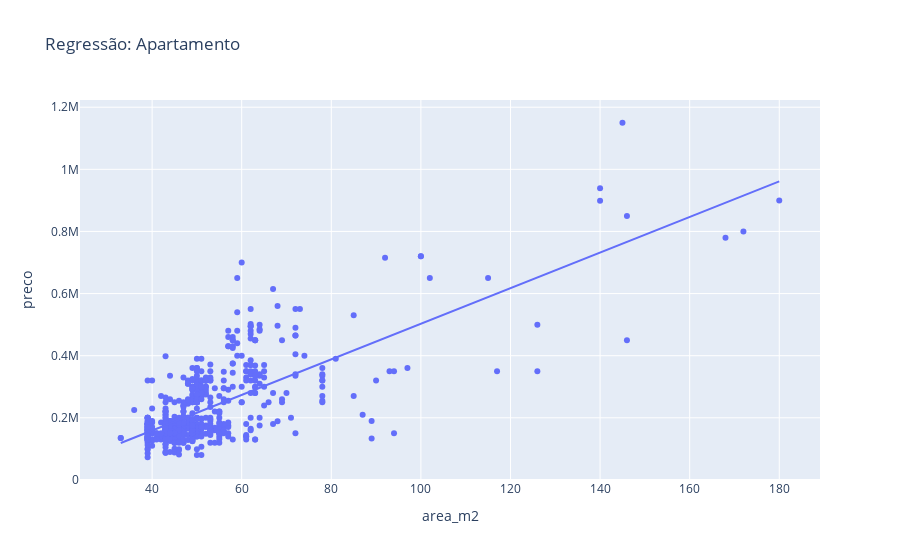
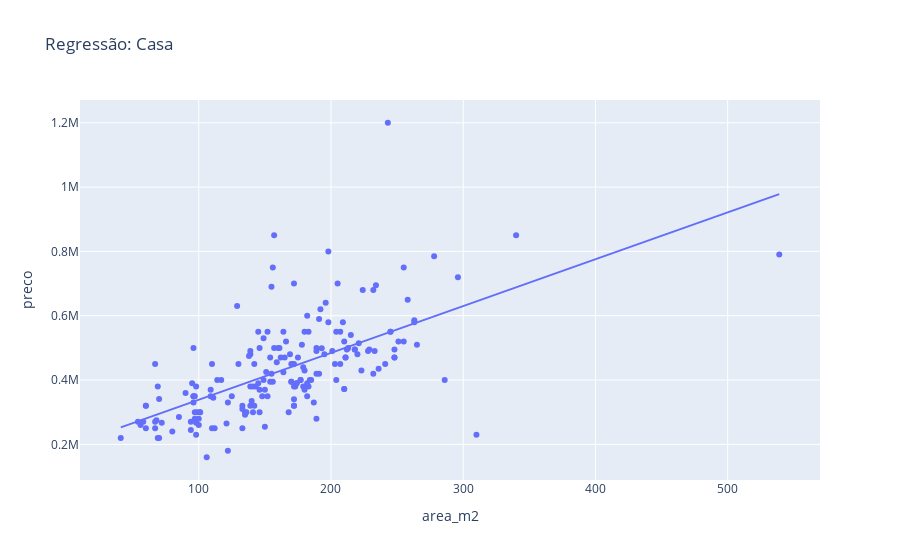
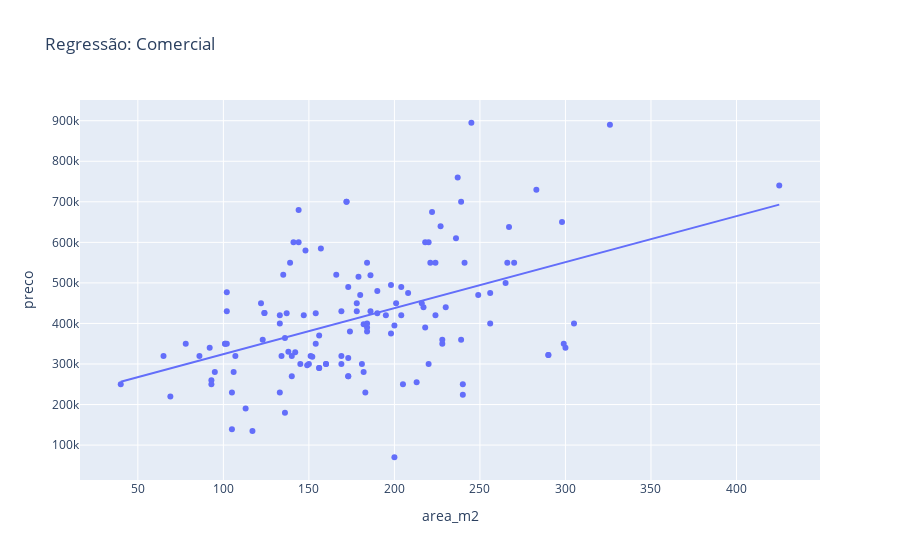

The code cell stored with these charts, in order, in its notebook:
### Code cell
px.scatter(dados_apartamentos, x='area_m2', y='preco', title='Regressão: Apartamento', trendline='ols').show()
px.scatter(dados_casas, x='area_m2', y='preco', title='Regressão: Casa', trendline='ols').show()
px.scatter(dados_comerciais, x='area_m2', y='preco', title='Regressão: Comercial', trendline='ols').show()

### Figure 1 — Plotly figure (JSON) as saved in the notebook; plotly's stock layout.template omitted (floating-point values rounded to 4 significant figures; data arrays with more than 128 entries replaced by an {"elided": "..."} marker saying what was removed)
{"data": [{"hovertemplate": "area_m2=%{x}<br>preco=%{y}<extra></extra>", "legendgroup": "", "marker": {"color": "#636efa", "symbol": "circle"}, "mode": "markers", "name": "", "orientation": "v", "showlegend": false, "type": "scatter", "x": {"elided": "652 int values"}, "xaxis": "x", "y": {"elided": "652 float values"}, "yaxis": "y"}, {"hovertemplate": "<b>OLS trendline</b><br>preco = 5731.31 * area_m2 + -70279<br>R<sup>2</sup>=0.535712<br><br>area_m2=%{x}<br>preco=%{y} <b>(trend)</b><extra></extra>", "legendgroup": "", "marker": {"color": "#636efa", "symbol": "circle"}, "mode": "lines", "name": "", "showlegend": false, "type": "scatter", "x": {"elided": "652 int values"}, "xaxis": "x", "y": {"elided": "652 float values"}, "yaxis": "y"}], "layout": {"legend": {"tracegroupgap": 0}, "title": {"text": "Regressão: Apartamento"}, "xaxis": {"anchor": "y", "domain": [0, 1], "title": {"text": "area_m2"}}, "yaxis": {"anchor": "x", "domain": [0, 1], "title": {"text": "preco"}}}}

### Figure 2 — Plotly figure (JSON) as saved in the notebook; plotly's stock layout.template omitted (floating-point values rounded to 4 significant figures; data arrays with more than 128 entries replaced by an {"elided": "..."} marker saying what was removed)
{"data": [{"hovertemplate": "area_m2=%{x}<br>preco=%{y}<extra></extra>", "legendgroup": "", "marker": {"color": "#636efa", "symbol": "circle"}, "mode": "markers", "name": "", "orientation": "v", "showlegend": false, "type": "scatter", "x": {"elided": "192 int values"}, "xaxis": "x", "y": {"elided": "192 float values"}, "yaxis": "y"}, {"hovertemplate": "<b>OLS trendline</b><br>preco = 1456.25 * area_m2 + 193215<br>R<sup>2</sup>=0.394800<br><br>area_m2=%{x}<br>preco=%{y} <b>(trend)</b><extra></extra>", "legendgroup": "", "marker": {"color": "#636efa", "symbol": "circle"}, "mode": "lines", "name": "", "showlegend": false, "type": "scatter", "x": {"elided": "192 int values"}, "xaxis": "x", "y": {"elided": "192 float values"}, "yaxis": "y"}], "layout": {"legend": {"tracegroupgap": 0}, "title": {"text": "Regressão: Casa"}, "xaxis": {"anchor": "y", "domain": [0, 1], "title": {"text": "area_m2"}}, "yaxis": {"anchor": "x", "domain": [0, 1], "title": {"text": "preco"}}}}

### Figure 3 — Plotly figure (JSON) as saved in the notebook; plotly's stock layout.template omitted (floating-point values rounded to 4 significant figures; data arrays with more than 128 entries replaced by an {"elided": "..."} marker saying what was removed)
{"data": [{"hovertemplate": "area_m2=%{x}<br>preco=%{y}<extra></extra>", "legendgroup": "", "marker": {"color": "#636efa", "symbol": "circle"}, "mode": "markers", "name": "", "orientation": "v", "showlegend": false, "type": "scatter", "x": {"elided": "131 int values"}, "xaxis": "x", "y": {"elided": "131 float values"}, "yaxis": "y"}, {"hovertemplate": "<b>OLS trendline</b><br>preco = 1135.08 * area_m2 + 210672<br>R<sup>2</sup>=0.216432<br><br>area_m2=%{x}<br>preco=%{y} <b>(trend)</b><extra></extra>", "legendgroup": "", "marker": {"color": "#636efa", "symbol": "circle"}, "mode": "lines", "name": "", "showlegend": false, "type": "scatter", "x": {"elided": "131 int values"}, "xaxis": "x", "y": {"elided": "131 float values"}, "yaxis": "y"}], "layout": {"legend": {"tracegroupgap": 0}, "title": {"text": "Regressão: Comercial"}, "xaxis": {"anchor": "y", "domain": [0, 1], "title": {"text": "area_m2"}}, "yaxis": {"anchor": "x", "domain": [0, 1], "title": {"text": "preco"}}}}
